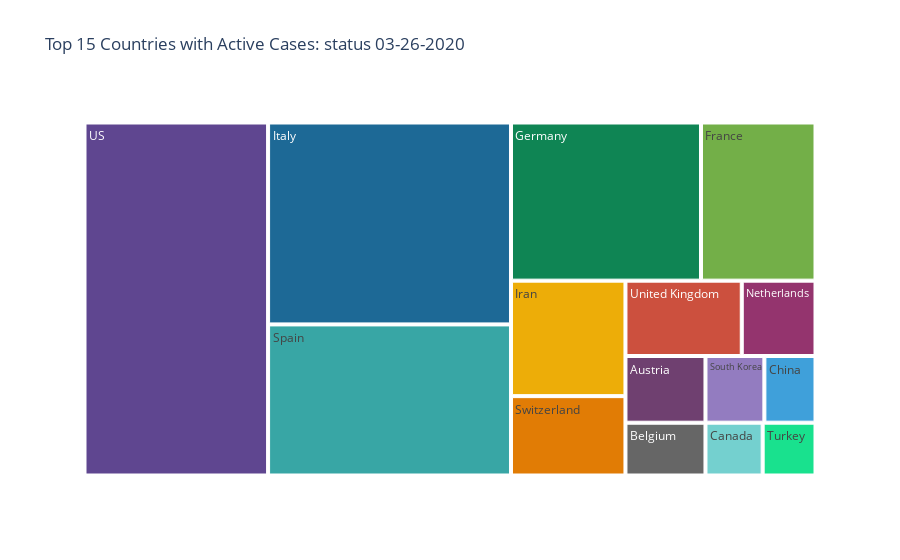

Notebook code for this chart:
### Markdown cell above
The value of death rate can be interpreted from several perspective. 
<br>Italy has the hightest death rate and tests are done massively.
<br>As of 13.03.20, most of the victims Covid-19 positive in Italy were 70 years old and older [1](https://www.medrxiv.org/content/10.1101/2020.03.15.20036293v1.full.pdf).
<br>According to a study by the Leverhulme Centre for Demographic Science at the University of Oxford [1](https://www.medrxiv.org/content/10.1101/2020.03.15.20036293v1.full.pdf) and a publication in FAZ [2](https://m.faz.net/aktuell/wissen/geist-soziales/coronavirus-pandemie-warum-ist-es-in-italien-so-schlimm-16693408.html), some of the main reasons for Italy's high death rate are:
<br>* Italy is the world's second oldest population after Japan with 23% of the population aged 65 years and older <br>  compared to 13.2% younger than 16 year old.
<br>* Northern Italy, the area in Italy with most cases, is the industrial heart of the country with high pollution <br>  levels and there are many inhabitants suffering from respiratory problems. 
<br>* Family is very important in Italy and the contact between generations is close, even if multigenerations are not <br>  living during the same roof, they live close by and see each other frequently.
<br>* Hugs and kisses on the cheek are common when greeting people in Italy.
<br>* The initial lockdown measures in the Northern provices caused a boomerang effect as it caused an exodus and many <br>  students from the North with family in the South travelled home, contributing to the spread of the virus.

### Code cell
fig = px.treemap(top_fifteen,
                 path=['Country/Region'],
                 values=top_fifteen['Active'],
                 title='Top 15 Countries with Active Cases: status {}'.format(yesterday),
                 hover_data=['Confirmed', 'Active', 'Recovered','Deaths','Death rate [%]'],
                 color_discrete_sequence=px.colors.qualitative.Prism)
fig.show()

### Figure 1 — Plotly figure (JSON) as saved in the notebook; plotly's stock layout.template omitted (floating-point values rounded to 4 significant figures)
{"data": [{"branchvalues": "total", "customdata": [[6909, 6748, 112, 49, 0.71], [6235, 5340, 675, 220, 3.53], [4042, 3820, 184, 38, 0.94], [81782, 4310, 74181, 3291, 4.02], [29551, 22898, 4955, 1698, 5.75], [43938, 37998, 5673, 267, 0.61], [29406, 16715, 10457, 2234, 7.6], [80589, 62013, 10361, 8215, 10.19], [7468, 7027, 6, 435, 5.82], [9241, 4966, 4144, 131, 1.42], [57786, 46406, 7015, 4365, 7.55], [11811, 11489, 131, 191, 1.62], [3629, 3528, 26, 75, 2.07], [83836, 81946, 681, 1209, 1.44], [11812, 11082, 150, 580, 4.91]], "domain": {"x": [0, 1], "y": [0, 1]}, "hoverlabel": {"namelength": 0}, "hovertemplate": "Confirmed=%{customdata[0]}<br>Active=%{value}<br>Recovered=%{customdata[2]}<br>Deaths=%{customdata[3]}<br>Death rate [%]=%{customdata[4]}<br>labels=%{label}<br>parent=%{parent}<br>id=%{id}", "ids": ["Austria", "Belgium", "Canada", "China", "France", "Germany", "Iran", "Italy", "Netherlands", "South Korea", "Spain", "Switzerland", "Turkey", "US", "United Kingdom"], "labels": ["Austria", "Belgium", "Canada", "China", "France", "Germany", "Iran", "Italy", "Netherlands", "South Korea", "Spain", "Switzerland", "Turkey", "US", "United Kingdom"], "name": "", "parents": ["", "", "", "", "", "", "", "", "", "", "", "", "", "", ""], "type": "treemap", "values": [6748, 5340, 3820, 4310, 22898, 37998, 16715, 62013, 7027, 4966, 46406, 11489, 3528, 81946, 11082]}], "layout": {"legend": {"tracegroupgap": 0}, "title": {"text": "Top 15 Countries with Active Cases: status 03-26-2020"}, "treemapcolorway": ["rgb(95, 70, 144)", "rgb(29, 105, 150)", "rgb(56, 166, 165)", "rgb(15, 133, 84)", "rgb(115, 175, 72)", "rgb(237, 173, 8)", "rgb(225, 124, 5)", "rgb(204, 80, 62)", "rgb(148, 52, 110)", "rgb(111, 64, 112)", "rgb(102, 102, 102)"]}}
